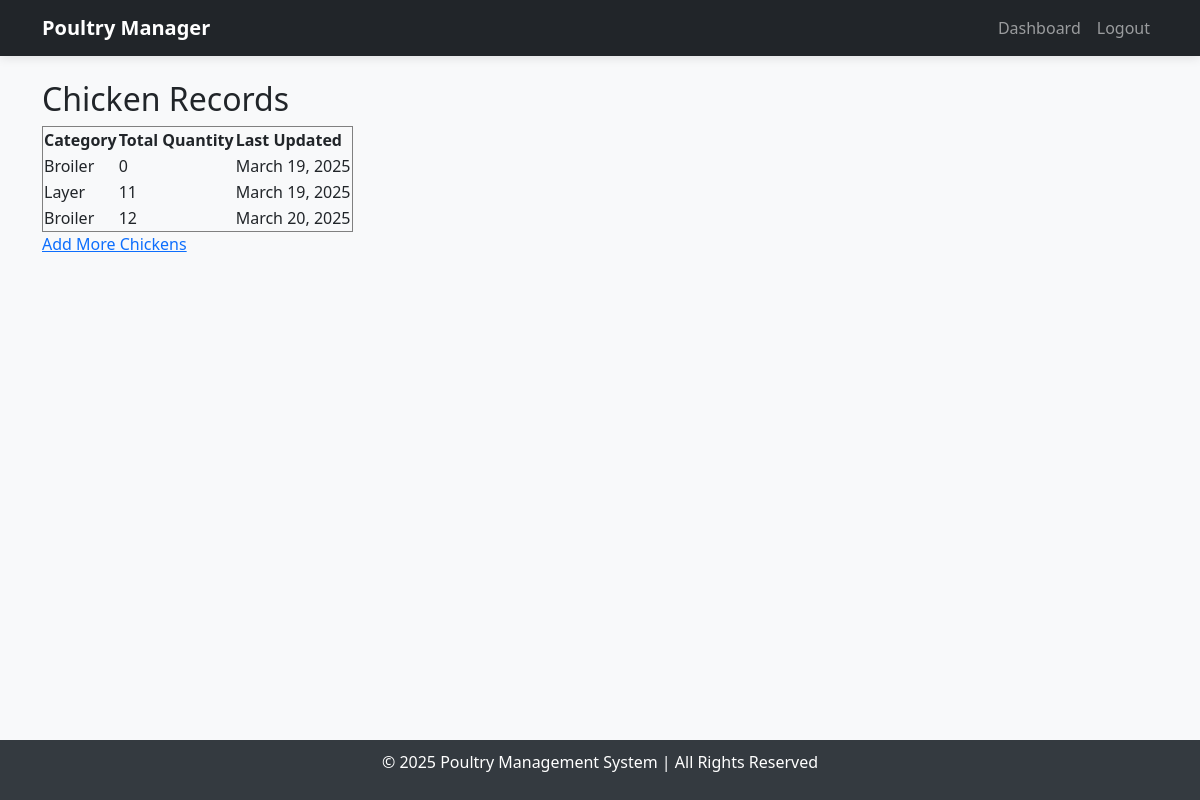
Page /view-chickens/ (signed in) on the earlier database version.
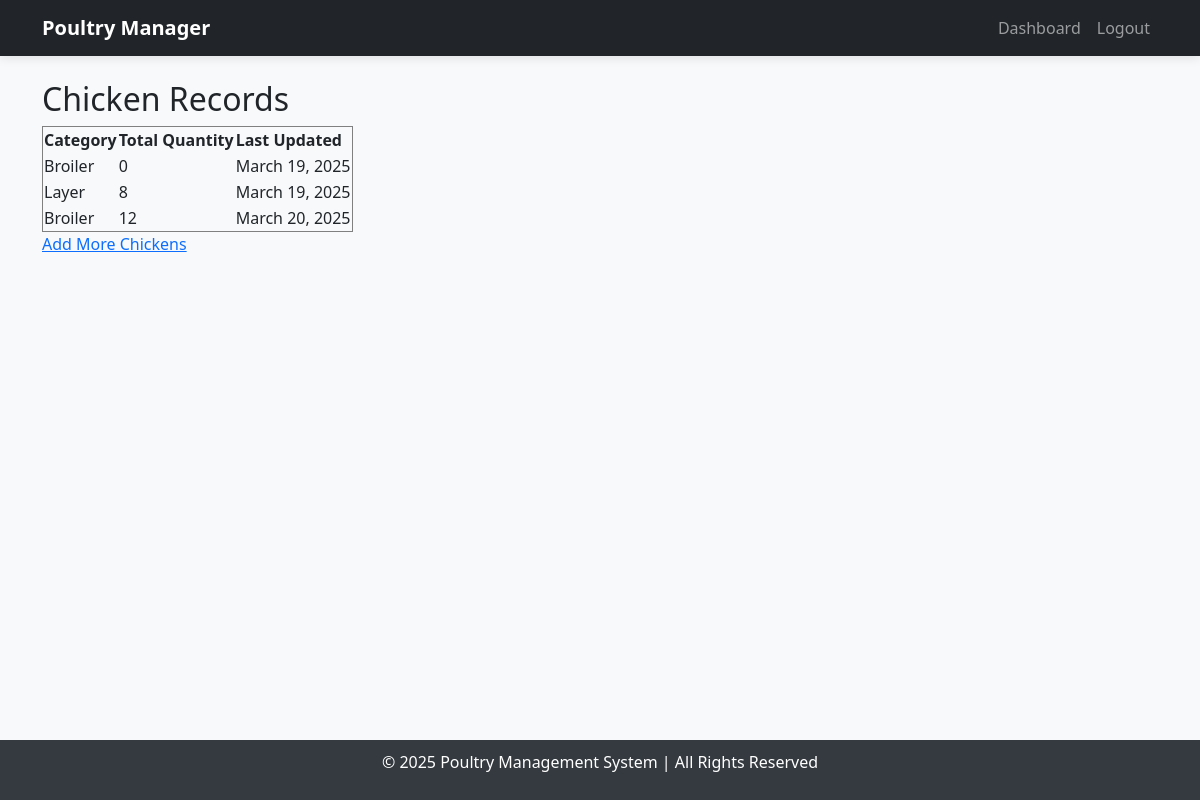
Same page on the later database version.
### poultry/models.py (models this page shows, shortened)
class Chicken(models.Model):
    CATEGORY_CHOICES = [
        ('Broiler', 'Broiler'),
        ('Layer', 'Layer'),
        ('Kienyeji', 'Kienyeji'),
    ]
    BUY_FROM_CHOICES = [
        ('Local Hatch', 'Local Hatch'),
        ('Kukuchic', 'Kukuchic'),
        ('Kenchic', 'Kenchic'),
        ('Others', 'Others'),
    ]
    category = models.CharField(max_length=20, choices=CATEGORY_CHOICES)
    quantity = models.PositiveIntegerField()
    age_in_weeks = models.PositiveIntegerField()
    weight_kg = models.FloatField(null=True, blank=True)
    buy_from = models.CharField(max_length=50, choices=BUY_FROM_CHOICES)
    other_source = models.CharField(max_length=100, null=True, blank=True)
    date_added = models.DateField(auto_now_add=True)

### poultry/views.py (the view)
# urls.py: path('view-chickens/', view_chickens, name='view_chickens'),
@login_required
def view_chickens(request):
    return render(request, 'poultry/view_chickens.html', {'chickens': Chicken.objects.all()})

### poultry/templates/poultry/view_chickens.html
{% extends "base.html" %}
{% block content %}
    <h2>Chicken Records</h2>
    <table border="1">
        <tr>
            <th>Category</th>
            <th>Total Quantity</th>
            <th>Last Updated</th>
        </tr>
        {% for chicken in chickens %}
        <tr>
            <td>{{ chicken.category }}</td>
            <td>{{ chicken.quantity }}</td>
            <td>{{ chicken.date_added }}</td>
        </tr>
        {% endfor %}
    </table>
    <a href="{% url 'add_chicken' %}">Add More Chickens</a>
{% endblock %}

Differences in the rows shown:
changed Chicken "Layer": quantity "11" → "8"
